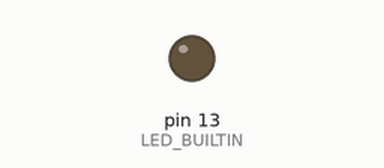
Simulated run of this sketch. Board: Arduino Uno, built with avr-gcc and run on an emulated ATmega328P. Parts: output pins drawn as LEDs (lit = HIGH). What the sketch prints to the serial monitor is not drawn.

Above: at 5.1 s.
Timing chart, 0 to 13.0 s (numbered marks = the images above):
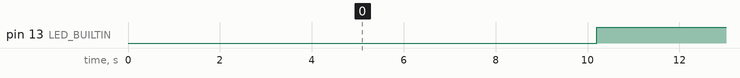

The sketch:

time_logic.ino
```cpp
long prevmills = 0;
long interval = 10000;
void setup() {
  // put your setup code here, to run once:
  Serial.begin(115200);delay(10);
  Serial.println("starting..");
  pinMode(LED_BUILTIN, OUTPUT);
}

void loop() {
  unsigned long currentmills = millis();
  if( currentmills - prevmills > interval )
  {
    prevmills = currentmills;
    Serial.println("ON");
    blink_led();
  }

}
void blink_led()
{
  digitalWrite(LED_BUILTIN, LOW);   // Turn the LED on (Note that LOW is the voltage level
  // but actually the LED is on; this is because
  // it is active low on the ESP-01)
  delay(200);                      // Wait for a second
  digitalWrite(LED_BUILTIN, HIGH);  // Turn the LED off by making the voltage HIGH
  delay(1000);                      // Wait for two seconds (to demonstrate the active low LED)
}
```

Measured:
- by itself, pin 13 (LED_BUILTIN): alternates HIGH for 9.8 s and LOW for 0.20 s
